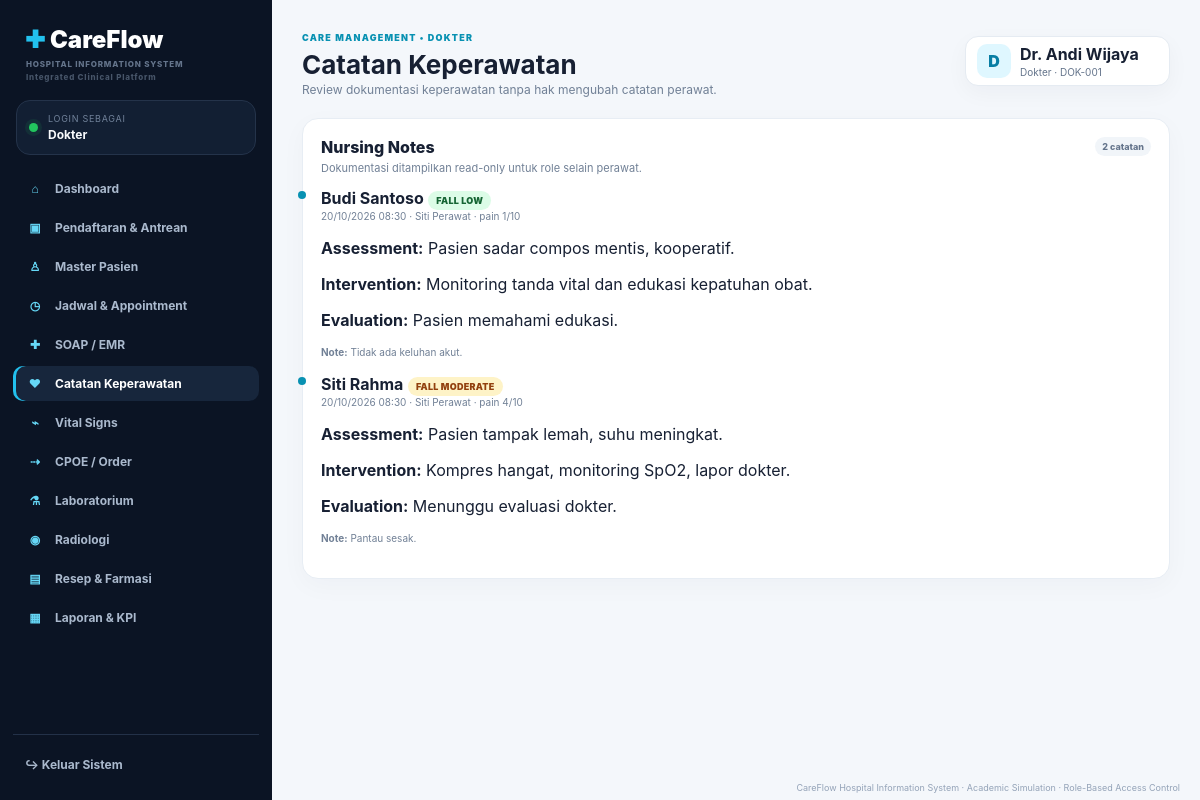
The app's page /nursing.php (signed in) with its own data.
### tables this page shows
CREATE TABLE nursing_notes(id INT AUTO_INCREMENT PRIMARY KEY,patient_id INT NOT NULL,encounter_id INT NULL,nurse_id INT NOT NULL,recorded_at DATETIME DEFAULT CURRENT_TIMESTAMP,assessment TEXT,intervention TEXT,evaluation TEXT,fall_risk VARCHAR(20) DEFAULT 'low',pain_score INT DEFAULT 0,notes TEXT);

CREATE TABLE patients(id INT AUTO_INCREMENT PRIMARY KEY,user_id INT NULL,mrn VARCHAR(30) UNIQUE NOT NULL,name VARCHAR(120) NOT NULL,nik VARCHAR(30),gender VARCHAR(20) NOT NULL,birth_date DATE NOT NULL,blood_type VARCHAR(5),phone VARCHAR(30),address TEXT,emergency_contact VARCHAR(120),emergency_phone VARCHAR(30),insurance VARCHAR(80),created_at TIMESTAMP DEFAULT CURRENT_TIMESTAMP);

CREATE TABLE users(id INT AUTO_INCREMENT PRIMARY KEY,name VARCHAR(120) NOT NULL,email VARCHAR(160) UNIQUE NOT NULL,password_hash VARCHAR(255) NOT NULL,role VARCHAR(40) NOT NULL,employee_no VARCHAR(40),phone VARCHAR(30),is_active TINYINT(1) DEFAULT 1,created_at TIMESTAMP DEFAULT CURRENT_TIMESTAMP);

### config/auth.php (called while the page is built, shortened)
<?php
function h(?string $v): string { return htmlspecialchars((string)($v ?? ''),ENT_QUOTES,'UTF-8'); }
function current_role(): string{return $_SESSION['user']['role']??'';}
function is_role(string ...$roles): bool{return in_array(current_role(),$roles,true);}
function current_user_id(): int{return (int)($_SESSION['user']['id']??0);}
function doctor_id(PDO $pdo): int { static $id=null; if($id!==null)return $id; $s=$pdo->prepare('SELECT id FROM doctors WHERE user_id=? LIMIT 1'); $s->execute([current_user_id()]); return $id=(int)($s->fetchColumn()?:0); }
?>

### nursing.php (the view, shortened to what this page needs)
<?php require_once __DIR__.'/config/database.php';require_once __DIR__.'/config/auth.php';
$patients=$pdo->query('SELECT id,mrn,name FROM patients ORDER BY name')->fetchAll();$notes=[];
if(is_role('doctor')){$s=$pdo->prepare("SELECT n.*,p.name patient,p.mrn,u.name nurse FROM nursing_notes n JOIN patients p ON p.id=n.patient_id JOIN users u ON u.id=n.nurse_id WHERE EXISTS(SELECT 1 FROM encounters e WHERE e.id=n.encounter_id AND e.doctor_id=?) ORDER BY n.recorded_at DESC LIMIT 50");$s->execute([doctor_id($pdo)]);$notes=$s->fetchAll();}
elseif(is_role('nurse')){$notes=$pdo->query("SELECT n.*,p.name patient,p.mrn,u.name nurse FROM nursing_notes n JOIN patients p ON p.id=n.patient_id JOIN users u ON u.id=n.nurse_id ORDER BY n.recorded_at DESC LIMIT 50")->fetchAll();}
else{$notes=$pdo->query("SELECT n.*,p.name patient,p.mrn,u.name nurse FROM nursing_notes n JOIN patients p ON p.id=n.patient_id JOIN users u ON u.id=n.nurse_id ORDER BY n.recorded_at DESC LIMIT 50")->fetchAll();}
include __DIR__.'/includes/header.php';?>
<div class="grid two"><?php if(is_role('nurse')):?><div class="card"><div class="card-header"><div><h3 class="section-title">New Nursing Note</h3><p class="section-subtitle">Catatan tersimpan dengan author, timestamp, dan tidak dapat diedit oleh admin/dokter.</p></div></div><form method="post"><input type="hidden" name="csrf" value="<?=h(csrf_token())?>"><div class="form-grid"><div><label>Pasien</label><select name="patient_id" required><option value="">Pilih pasien</option><?php foreach($patients as $p):?><option value="<?=$p['id']?>"><?=h($p['mrn'].' — '.$p['name'])?></option><?php endforeach;?></select></div><div><label>Encounter ID (opsional)</label><input name="encounter_id" type="number" min="1" placeholder="ID encounter"></div><div><label>Fall Risk</label><select name="fall_risk"><option value="low">Low</option><option value="moderate">Moderate</option><option value="high">High</option></select></div><div><label>Pain Score (0–10)</label><input name="pain_score" type="number" min="0" max="10" value="0"></div></div><br><label>Assessment</label><textarea name="assessment" required placeholder="Kondisi umum, kesadaran, keluhan, fokus keperawatan..."></textarea><br><label>Intervention</label><textarea name="intervention" required placeholder="Monitoring, edukasi, tindakan, kolaborasi..."></textarea><br><label>Evaluation</label><textarea name="evaluation" required placeholder="Respons pasien terhadap intervensi..."></textarea><br><label>Catatan Tambahan</label><textarea name="notes"></textarea><button class="btn primary" style="margin-top:10px">Simpan Nursing Note</button></form></div><div class="card"><?php else:?><div class="card" style="grid-column:1/-1"><?php endif;?><div class="card-header"><div><h3 class="section-title">Nursing Notes</h3><p class="section-subtitle">Dokumentasi ditampilkan read-only untuk role selain perawat.</p></div><span class="tag"><?=count($notes)?> catatan</span></div><?php foreach($notes as $n):?><div class="timeline-item"><strong><?=h($n['patient'])?></strong> <span class="badge <?=$n['fall_risk']==='high'?'danger':($n['fall_risk']==='moderate'?'warn':'ok')?>">FALL <?=h(strtoupper($n['fall_risk']))?></span><div class="mini"><?=h(date('d/m/Y H:i',strtotime($n['recorded_at'])))?> · <?=h($n['nurse'])?> · pain <?=$n['pain_score']?>/10</div><p><b>Assessment:</b> <?=nl2br(h($n['assessment']))?></p><p><b>Intervention:</b> <?=nl2br(h($n['intervention']))?></p><p><b>Evaluation:</b> <?=nl2br(h($n['evaluation']))?></p><?php if($n['notes']):?><p class="mini"><b>Note:</b> <?=nl2br(h($n['notes']))?></p><?php endif;?></div><?php endforeach;?><?php if(!$notes):?><div class="empty"><strong>Belum ada catatan</strong><p>Dokumentasi keperawatan akan muncul setelah perawat menyimpan assessment pertama.</p></div><?php endif;?></div></div><?php include __DIR__.'/includes/footer.php';?>

### assets/css/app.css (style rules this page uses)
* { box-sizing:border-box }
body { margin:0;font-family:Inter,ui-sans-serif,system-ui,-apple-system,"Segoe UI",sans-serif;background:#f4f7fb;color:#172033 }
.grid { display:grid;gap:16px }
.two { grid-template-columns:1.45fr 1fr }
.card { background:#fff;border:1px solid #e7edf4;border-radius:16px;padding:18px;box-shadow:0 7px 26px #17203308 }
.card-header { display:flex;justify-content:space-between;align-items:flex-start;gap:12px;margin-bottom:13px }
.section-title { font-size:16px;font-weight:800;margin:0 }
.section-subtitle { font-size:11px;color:#718096;margin:4px 0 0 }
.badge { padding:4px 8px;border-radius:999px;font-size:9px;font-weight:900;letter-spacing:.03em;display:inline-block }
.ok { background:#dcfce7;color:#166534 }
.warn { background:#fef3c7;color:#92400e }
.timeline-item { position:relative;margin-bottom:16px }
.timeline-item:before { content:"";position:absolute;left:-23px;top:3px;width:8px;height:8px;border-radius:50%;background:#0891b2 }
.mini { font-size:10px;color:#718096 }
.tag { font-size:9px;font-weight:800;color:#64748b;background:#f1f5f9;border-radius:999px;padding:4px 7px }

### records on screen
nursing_notes: patient.name "Budi Santoso", fall_risk "LOW", recorded_at "20/10/2026 08:30", users.name "Siti Perawat", pain_score "1", assessment "Pasien sadar compos mentis, kooperatif.", intervention "Monitoring tanda vital dan edukasi kepatuhan obat.", evaluation "Pasien memahami edukasi.", notes "Tidak ada keluhan akut."
nursing_notes: patient.name "Siti Rahma", fall_risk "MODERATE", recorded_at "20/10/2026 08:30", users.name "Siti Perawat", pain_score "4", assessment "Pasien tampak lemah, suhu meningkat.", intervention "Kompres hangat, monitoring SpO2, lapor dokter.", evaluation "Menunggu evaluasi dokter.", notes "Pantau sesak."

### other values on screen
role_label($role) "Dokter"
$item['icon'] "⌂"
$item['label'] "Dashboard"
$item['icon'] "▣"
$item['label'] "Pendaftaran & Antrean"
$item['icon'] "♙"
$item['label'] "Master Pasien"
$item['icon'] "◷"
$item['label'] "Jadwal & Appointment"
$item['icon'] "✚"
$item['label'] "SOAP / EMR"
$item['icon'] "♥"
$item['label'] "Catatan Keperawatan"
$item['icon'] "⌁"
$item['label'] "Vital Signs"
